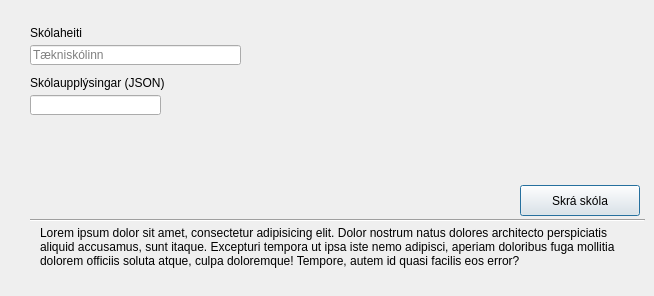
      <widget class="QWidget" name="schoolsTabCreate">
       <attribute name="title">
        <string>Skóli</string>
       </attribute>
       <widget class="Line" name="line_4">
        <property name="geometry">
         <rect>
          <x>30</x>
          <y>210</y>
          <width>615</width>
          <height>20</height>
         </rect>
        </property>
        <property name="orientation">
         <enum>Qt::Horizontal</enum>
        </property>
       </widget>
       <widget class="QPushButton" name="pushButton_4">
        <property name="geometry">
         <rect>
          <x>520</x>
          <y>185</y>
          <width>120</width>
          <height>31</height>
         </rect>
        </property>
        <property name="sizePolicy">
         <sizepolicy hsizetype="Minimum" vsizetype="Fixed">
          <horstretch>0</horstretch>
          <verstretch>0</verstretch>
         </sizepolicy>
        </property>
        <property name="layoutDirection">
         <enum>Qt::LeftToRight</enum>
        </property>
        <property name="autoFillBackground">
         <bool>false</bool>
        </property>
        <property name="text">
         <string>Skrá skóla</string>
        </property>
        <property name="autoDefault">
         <bool>false</bool>
        </property>
        <property name="default">
         <bool>true</bool>
        </property>
        <property name="flat">
         <bool>false</bool>
        </property>
       </widget>
       <widget class="QLabel" name="label_7">
        <property name="geometry">
         <rect>
          <x>40</x>
          <y>226</y>
          <width>591</width>
          <height>61</height>
         </rect>
        </property>
        <property name="text">
         <string>Lorem ipsum dolor sit amet, consectetur adipisicing elit. Dolor nostrum natus dolores architecto perspiciatis aliquid accusamus, sunt itaque. Excepturi tempora ut ipsa iste nemo adipisci, aperiam doloribus fuga mollitia dolorem officiis soluta atque, culpa doloremque! Tempore, autem id quasi facilis eos error?</string>
        </property>
        <property name="textFormat">
         <enum>Qt::AutoText</enum>
        </property>
        <property name="scaledContents">
         <bool>false</bool>
        </property>
        <property name="alignment">
         <set>Qt::AlignLeading|Qt::AlignLeft|Qt::AlignTop</set>
        </property>
        <property name="wordWrap">
         <bool>true</bool>
        </property>
       </widget>
       <widget class="QLineEdit" name="lineEditCourseAddCourseName_3">
        <property name="geometry">
         <rect>
          <x>30</x>
          <y>45</y>
          <width>211</width>
          <height>20</height>
         </rect>
        </property>
        <property name="focusPolicy">
         <enum>Qt::StrongFocus</enum>
        </property>
        <property name="maxLength">
         <number>75</number>
        </property>
        <property name="placeholderText">
         <string>Tækniskólinn</string>
        </property>
       </widget>
       <widget class="QLabel" name="label_17">
        <property name="geometry">
         <rect>
          <x>30</x>
          <y>20</y>
          <width>101</width>
          <height>20</height>
         </rect>
        </property>
        <property name="layoutDirection">
         <enum>Qt::LeftToRight</enum>
        </property>
        <property name="text">
         <string>Skólaheiti</string>
        </property>
        <property name="alignment">
         <set>Qt::AlignBottom|Qt::AlignLeading|Qt::AlignLeft</set>
        </property>
       </widget>
       <widget class="QLineEdit" name="lineEditCourseAddCourseName_4">
        <property name="geometry">
         <rect>
          <x>30</x>
          <y>95</y>
          <width>131</width>
          <height>20</height>
         </rect>
        </property>
        <property name="focusPolicy">
         <enum>Qt::StrongFocus</enum>
        </property>
        <property name="maxLength">
         <number>100000</number>
        </property>
        <property name="placeholderText">
         <string/>
        </property>
       </widget>
       <widget class="QLabel" name="label_18">
        <property name="geometry">
         <rect>
          <x>30</x>
          <y>70</y>
          <width>211</width>
          <height>20</height>
         </rect>
        </property>
        <property name="layoutDirection">
         <enum>Qt::LeftToRight</enum>
        </property>
        <property name="text">
         <string>Skólaupplýsingar (JSON)</string>
        </property>
        <property name="alignment">
         <set>Qt::AlignBottom|Qt::AlignLeading|Qt::AlignLeft</set>
        </property>
       </widget>
      </widget>
